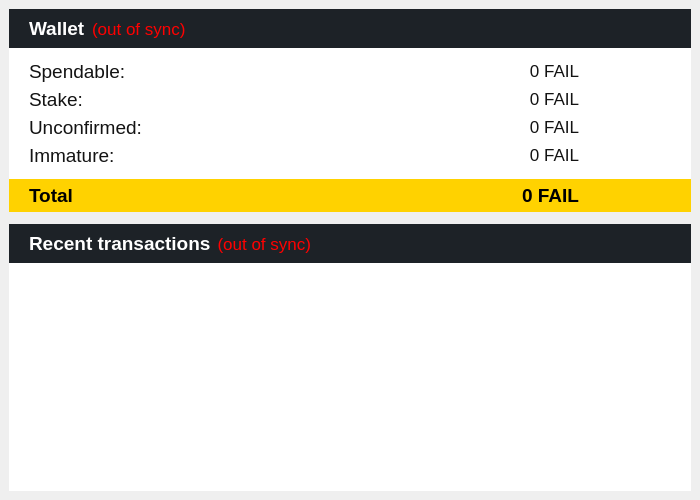
<?xml version="1.0" encoding="UTF-8"?>
<ui version="4.0">
 <class>OverviewPage</class>
 <widget class="QWidget" name="OverviewPage">
  <property name="geometry">
   <rect>
    <x>0</x>
    <y>0</y>
    <width>700</width>
    <height>500</height>
   </rect>
  </property>
  <property name="windowTitle">
   <string>Form</string>
  </property>
  <layout class="QVBoxLayout" name="verticalLayout_5">
   <property name="leftMargin">
    <number>0</number>
   </property>
   <property name="topMargin">
    <number>0</number>
   </property>
   <property name="rightMargin">
    <number>0</number>
   </property>
   <property name="bottomMargin">
    <number>0</number>
   </property>
   <item>
    <widget class="QFrame" name="Overview">
     <layout class="QVBoxLayout" name="verticalLayout_2">
      <property name="spacing">
       <number>12</number>
      </property>
      <item>
       <widget class="QWidget" name="wallet" native="true">
        <property name="styleSheet">
         <string notr="true">background-color: rgb(255, 255, 255);</string>
        </property>
        <layout class="QVBoxLayout" name="verticalLayout_3">
         <property name="spacing">
          <number>0</number>
         </property>
         <property name="leftMargin">
          <number>0</number>
         </property>
         <property name="topMargin">
          <number>0</number>
         </property>
         <property name="rightMargin">
          <number>0</number>
         </property>
         <property name="bottomMargin">
          <number>0</number>
         </property>
         <item>
          <widget class="QFrame" name="WalletLabel">
           <property name="font">
            <font>
             <pointsize>15</pointsize>
            </font>
           </property>
           <property name="styleSheet">
            <string notr="true">color: rgb(255,255,255);
background-color: rgb(29,34,39);</string>
           </property>
           <layout class="QHBoxLayout" name="horizontalLayout_3">
            <property name="leftMargin">
             <number>20</number>
            </property>
            <property name="topMargin">
             <number>8</number>
            </property>
            <property name="rightMargin">
             <number>0</number>
            </property>
            <property name="bottomMargin">
             <number>8</number>
            </property>
            <item>
             <widget class="QLabel" name="wallet_label">
              <property name="font">
               <font>
                <pointsize>14</pointsize>
                <weight>75</weight>
                <bold>true</bold>
               </font>
              </property>
              <property name="text">
               <string>Wallet</string>
              </property>
             </widget>
            </item>
            <item>
             <widget class="QLabel" name="labelWalletStatus">
              <property name="font">
               <font>
                <pointsize>13</pointsize>
               </font>
              </property>
              <property name="toolTip">
               <string>The displayed information may be out of date. Your wallet automatically synchronizes with the FailCoin network after a connection is established, but this process has not completed yet.</string>
              </property>
              <property name="styleSheet">
               <string notr="true">QLabel { color: red; }</string>
              </property>
              <property name="text">
               <string notr="true">(out of sync)</string>
              </property>
              <property name="alignment">
               <set>Qt::AlignLeading|Qt::AlignLeft|Qt::AlignVCenter</set>
              </property>
             </widget>
            </item>
            <item>
             <spacer name="horizontalSpacer_2">
              <property name="orientation">
               <enum>Qt::Horizontal</enum>
              </property>
              <property name="sizeHint" stdset="0">
               <size>
                <width>40</width>
                <height>20</height>
               </size>
              </property>
             </spacer>
            </item>
           </layout>
          </widget>
         </item>
         <item>
          <widget class="QFrame" name="wallet_details">
           <layout class="QHBoxLayout" name="horizontalLayout_8">
            <property name="spacing">
             <number>0</number>
            </property>
            <property name="leftMargin">
             <number>20</number>
            </property>
            <property name="topMargin">
             <number>12</number>
            </property>
            <property name="rightMargin">
             <number>20</number>
            </property>
            <property name="bottomMargin">
             <number>12</number>
            </property>
            <item>
             <widget class="QFrame" name="labels">
              <property name="minimumSize">
               <size>
                <width>550</width>
                <height>0</height>
               </size>
              </property>
              <property name="styleSheet">
               <string notr="true">color: rgb(19, 19, 19);</string>
              </property>
              <layout class="QVBoxLayout" name="verticalLayout_6">
               <property name="spacing">
                <number>5</number>
               </property>
               <property name="leftMargin">
                <number>0</number>
               </property>
               <property name="topMargin">
                <number>0</number>
               </property>
               <property name="rightMargin">
                <number>0</number>
               </property>
               <property name="bottomMargin">
                <number>0</number>
               </property>
               <item>
                <layout class="QHBoxLayout" name="horizontalLayout">
                 <item>
                  <widget class="QLabel" name="label">
                   <property name="font">
                    <font>
                     <pointsize>14</pointsize>
                     <weight>50</weight>
                     <bold>false</bold>
                    </font>
                   </property>
                   <property name="text">
                    <string>Spendable:</string>
                   </property>
                  </widget>
                 </item>
                 <item>
                  <spacer name="horizontalSpacer_3">
                   <property name="orientation">
                    <enum>Qt::Horizontal</enum>
                   </property>
                   <property name="sizeHint" stdset="0">
                    <size>
                     <width>40</width>
                     <height>20</height>
                    </size>
                   </property>
                  </spacer>
                 </item>
                 <item>
                  <widget class="QLabel" name="labelBalance">
                   <property name="font">
                    <font>
                     <pointsize>13</pointsize>
                     <weight>50</weight>
                     <bold>false</bold>
                    </font>
                   </property>
                   <property name="cursor">
                    <cursorShape>IBeamCursor</cursorShape>
                   </property>
                   <property name="toolTip">
                    <string>Your current spendable balance</string>
                   </property>
                   <property name="text">
                    <string notr="true">0 FAIL</string>
                   </property>
                   <property name="alignment">
                    <set>Qt::AlignRight|Qt::AlignTrailing|Qt::AlignVCenter</set>
                   </property>
                   <property name="textInteractionFlags">
                    <set>Qt::LinksAccessibleByMouse|Qt::TextSelectableByKeyboard|Qt::TextSelectableByMouse</set>
                   </property>
                  </widget>
                 </item>
                </layout>
               </item>
               <item>
                <layout class="QHBoxLayout" name="horizontalLayout_4">
                 <item>
                  <widget class="QLabel" name="label_6">
                   <property name="font">
                    <font>
                     <pointsize>14</pointsize>
                     <weight>50</weight>
                     <bold>false</bold>
                    </font>
                   </property>
                   <property name="text">
                    <string>Stake:</string>
                   </property>
                  </widget>
                 </item>
                 <item>
                  <spacer name="horizontalSpacer_4">
                   <property name="orientation">
                    <enum>Qt::Horizontal</enum>
                   </property>
                   <property name="sizeHint" stdset="0">
                    <size>
                     <width>40</width>
                     <height>20</height>
                    </size>
                   </property>
                  </spacer>
                 </item>
                 <item>
                  <widget class="QLabel" name="labelStake">
                   <property name="font">
                    <font>
                     <pointsize>13</pointsize>
                     <weight>50</weight>
                     <bold>false</bold>
                    </font>
                   </property>
                   <property name="cursor">
                    <cursorShape>IBeamCursor</cursorShape>
                   </property>
                   <property name="toolTip">
                    <string>Total of coins that was staked, and do not yet count toward the current balance</string>
                   </property>
                   <property name="text">
                    <string notr="true">0 FAIL</string>
                   </property>
                   <property name="alignment">
                    <set>Qt::AlignRight|Qt::AlignTrailing|Qt::AlignVCenter</set>
                   </property>
                   <property name="textInteractionFlags">
                    <set>Qt::LinksAccessibleByMouse|Qt::TextSelectableByKeyboard|Qt::TextSelectableByMouse</set>
                   </property>
                  </widget>
                 </item>
                </layout>
               </item>
               <item>
                <layout class="QHBoxLayout" name="horizontalLayout_5">
                 <item>
                  <widget class="QLabel" name="label_3">
                   <property name="font">
                    <font>
                     <pointsize>14</pointsize>
                     <weight>50</weight>
                     <bold>false</bold>
                    </font>
                   </property>
                   <property name="text">
                    <string>Unconfirmed:</string>
                   </property>
                  </widget>
                 </item>
                 <item>
                  <spacer name="horizontalSpacer_5">
                   <property name="orientation">
                    <enum>Qt::Horizontal</enum>
                   </property>
                   <property name="sizeHint" stdset="0">
                    <size>
                     <width>40</width>
                     <height>20</height>
                    </size>
                   </property>
                  </spacer>
                 </item>
                 <item>
                  <widget class="QLabel" name="labelUnconfirmed">
                   <property name="font">
                    <font>
                     <pointsize>13</pointsize>
                     <weight>50</weight>
                     <bold>false</bold>
                    </font>
                   </property>
                   <property name="cursor">
                    <cursorShape>IBeamCursor</cursorShape>
                   </property>
                   <property name="toolTip">
                    <string>Total of transactions that have yet to be confirmed, and do not yet count toward the current balance</string>
                   </property>
                   <property name="text">
                    <string notr="true">0 FAIL</string>
                   </property>
                   <property name="alignment">
                    <set>Qt::AlignRight|Qt::AlignTrailing|Qt::AlignVCenter</set>
                   </property>
                   <property name="textInteractionFlags">
                    <set>Qt::LinksAccessibleByMouse|Qt::TextSelectableByKeyboard|Qt::TextSelectableByMouse</set>
                   </property>
                  </widget>
                 </item>
                </layout>
               </item>
               <item>
                <layout class="QHBoxLayout" name="horizontalLayout_6">
                 <item>
                  <widget class="QLabel" name="labelImmatureText">
                   <property name="font">
                    <font>
                     <pointsize>14</pointsize>
                     <weight>50</weight>
                     <bold>false</bold>
                    </font>
                   </property>
                   <property name="text">
                    <string>Immature:</string>
                   </property>
                  </widget>
                 </item>
                 <item>
                  <spacer name="horizontalSpacer_6">
                   <property name="orientation">
                    <enum>Qt::Horizontal</enum>
                   </property>
                   <property name="sizeHint" stdset="0">
                    <size>
                     <width>40</width>
                     <height>20</height>
                    </size>
                   </property>
                  </spacer>
                 </item>
                 <item>
                  <widget class="QLabel" name="labelImmature">
                   <property name="font">
                    <font>
                     <pointsize>13</pointsize>
                     <weight>50</weight>
                     <bold>false</bold>
                    </font>
                   </property>
                   <property name="toolTip">
                    <string>Mined balance that has not yet matured</string>
                   </property>
                   <property name="text">
                    <string notr="true">0 FAIL</string>
                   </property>
                   <property name="alignment">
                    <set>Qt::AlignRight|Qt::AlignTrailing|Qt::AlignVCenter</set>
                   </property>
                   <property name="textInteractionFlags">
                    <set>Qt::LinksAccessibleByMouse|Qt::TextSelectableByKeyboard|Qt::TextSelectableByMouse</set>
                   </property>
                  </widget>
                 </item>
                </layout>
               </item>
              </layout>
             </widget>
            </item>
            <item>
             <spacer name="horizontalSpacer_9">
              <property name="orientation">
               <enum>Qt::Horizontal</enum>
              </property>
              <property name="sizeHint" stdset="0">
               <size>
                <width>40</width>
                <height>20</height>
               </size>
              </property>
             </spacer>
            </item>
           </layout>
          </widget>
         </item>
         <item>
          <widget class="QFrame" name="frame_2">
           <property name="styleSheet">
            <string notr="true">background-color: rgb(255,210,0);
color: rgb(0, 0, 0);</string>
           </property>
           <property name="frameShape">
            <enum>QFrame::NoFrame</enum>
           </property>
           <property name="frameShadow">
            <enum>QFrame::Raised</enum>
           </property>
           <layout class="QHBoxLayout" name="horizontalLayout_10">
            <property name="spacing">
             <number>0</number>
            </property>
            <property name="leftMargin">
             <number>20</number>
            </property>
            <property name="topMargin">
             <number>5</number>
            </property>
            <property name="rightMargin">
             <number>0</number>
            </property>
            <property name="bottomMargin">
             <number>5</number>
            </property>
            <item>
             <widget class="QFrame" name="frame">
              <property name="minimumSize">
               <size>
                <width>550</width>
                <height>0</height>
               </size>
              </property>
              <layout class="QHBoxLayout" name="horizontalLayout_7">
               <property name="leftMargin">
                <number>0</number>
               </property>
               <property name="topMargin">
                <number>0</number>
               </property>
               <property name="rightMargin">
                <number>0</number>
               </property>
               <property name="bottomMargin">
                <number>0</number>
               </property>
               <item>
                <widget class="QLabel" name="labelTotalText">
                 <property name="font">
                  <font>
                   <pointsize>14</pointsize>
                   <weight>75</weight>
                   <bold>true</bold>
                  </font>
                 </property>
                 <property name="text">
                  <string>Total</string>
                 </property>
                </widget>
               </item>
               <item>
                <spacer name="horizontalSpacer_7">
                 <property name="orientation">
                  <enum>Qt::Horizontal</enum>
                 </property>
                 <property name="sizeHint" stdset="0">
                  <size>
                   <width>40</width>
                   <height>20</height>
                  </size>
                 </property>
                </spacer>
               </item>
               <item>
                <widget class="QLabel" name="labelTotal">
                 <property name="font">
                  <font>
                   <pointsize>14</pointsize>
                   <weight>75</weight>
                   <bold>true</bold>
                  </font>
                 </property>
                 <property name="cursor">
                  <cursorShape>IBeamCursor</cursorShape>
                 </property>
                 <property name="toolTip">
                  <string>Your current total balance</string>
                 </property>
                 <property name="text">
                  <string notr="true">0 FAIL</string>
                 </property>
                 <property name="alignment">
                  <set>Qt::AlignRight|Qt::AlignTrailing|Qt::AlignVCenter</set>
                 </property>
                 <property name="textInteractionFlags">
                  <set>Qt::LinksAccessibleByMouse|Qt::TextSelectableByKeyboard|Qt::TextSelectableByMouse</set>
                 </property>
                </widget>
               </item>
              </layout>
             </widget>
            </item>
            <item>
             <spacer name="horizontalSpacer_10">
              <property name="orientation">
               <enum>Qt::Horizontal</enum>
              </property>
              <property name="sizeHint" stdset="0">
               <size>
                <width>103</width>
                <height>20</height>
               </size>
              </property>
             </spacer>
            </item>
           </layout>
          </widget>
         </item>
        </layout>
       </widget>
      </item>
      <item>
       <widget class="QWidget" name="widget_2" native="true">
        <property name="styleSheet">
         <string notr="true">background-color: rgb(255, 255, 255);</string>
        </property>
        <layout class="QVBoxLayout" name="verticalLayout">
         <property name="spacing">
          <number>0</number>
         </property>
         <property name="leftMargin">
          <number>0</number>
         </property>
         <property name="topMargin">
          <number>0</number>
         </property>
         <property name="rightMargin">
          <number>0</number>
         </property>
         <property name="bottomMargin">
          <number>0</number>
         </property>
         <item>
          <widget class="QFrame" name="RecentTransaction">
           <property name="font">
            <font>
             <pointsize>15</pointsize>
            </font>
           </property>
           <property name="styleSheet">
            <string notr="true">color: rgb(255,255,255);
background-color: rgb(29,34,39);</string>
           </property>
           <layout class="QHBoxLayout" name="horizontalLayout_2">
            <property name="leftMargin">
             <number>20</number>
            </property>
            <property name="topMargin">
             <number>8</number>
            </property>
            <property name="rightMargin">
             <number>0</number>
            </property>
            <property name="bottomMargin">
             <number>8</number>
            </property>
            <item>
             <widget class="QLabel" name="label_4">
              <property name="font">
               <font>
                <pointsize>14</pointsize>
                <weight>75</weight>
                <bold>true</bold>
               </font>
              </property>
              <property name="text">
               <string>&lt;b&gt;Recent transactions&lt;/b&gt;</string>
              </property>
             </widget>
            </item>
            <item>
             <widget class="QLabel" name="labelTransactionsStatus">
              <property name="font">
               <font>
                <pointsize>13</pointsize>
               </font>
              </property>
              <property name="toolTip">
               <string>The displayed information may be out of date. Your wallet automatically synchronizes with the FailCoin network after a connection is established, but this process has not completed yet.</string>
              </property>
              <property name="styleSheet">
               <string notr="true">QLabel { color: red; }</string>
              </property>
              <property name="text">
               <string notr="true">(out of sync)</string>
              </property>
              <property name="alignment">
               <set>Qt::AlignRight|Qt::AlignTrailing|Qt::AlignVCenter</set>
              </property>
             </widget>
            </item>
            <item>
             <spacer name="horizontalSpacer">
              <property name="orientation">
               <enum>Qt::Horizontal</enum>
              </property>
              <property name="sizeHint" stdset="0">
               <size>
                <width>40</width>
                <height>20</height>
               </size>
              </property>
             </spacer>
            </item>
           </layout>
          </widget>
         </item>
         <item>
          <widget class="QFrame" name="frame">
           <layout class="QHBoxLayout" name="horizontalLayout_9">
            <property name="spacing">
             <number>0</number>
            </property>
            <property name="leftMargin">
             <number>20</number>
            </property>
            <property name="topMargin">
             <number>12</number>
            </property>
            <property name="rightMargin">
             <number>20</number>
            </property>
            <property name="bottomMargin">
             <number>12</number>
            </property>
            <item>
             <widget class="QListView" name="listTransactions">
              <property name="minimumSize">
               <size>
                <width>550</width>
                <height>0</height>
               </size>
              </property>
              <property name="font">
               <font>
                <pointsize>13</pointsize>
               </font>
              </property>
              <property name="styleSheet">
               <string notr="true">font: 13pt &quot;Lucida Grande&quot;;</string>
              </property>
              <property name="frameShape">
               <enum>QFrame::NoFrame</enum>
              </property>
              <property name="verticalScrollBarPolicy">
               <enum>Qt::ScrollBarAlwaysOff</enum>
              </property>
              <property name="horizontalScrollBarPolicy">
               <enum>Qt::ScrollBarAlwaysOff</enum>
              </property>
              <property name="selectionMode">
               <enum>QAbstractItemView::NoSelection</enum>
              </property>
             </widget>
            </item>
            <item>
             <spacer name="horizontalSpacer_8">
              <property name="orientation">
               <enum>Qt::Horizontal</enum>
              </property>
              <property name="sizeHint" stdset="0">
               <size>
                <width>40</width>
                <height>20</height>
               </size>
              </property>
             </spacer>
            </item>
           </layout>
          </widget>
         </item>
        </layout>
       </widget>
      </item>
     </layout>
    </widget>
   </item>
  </layout>
 </widget>
 <resources/>
 <connections/>
</ui>
